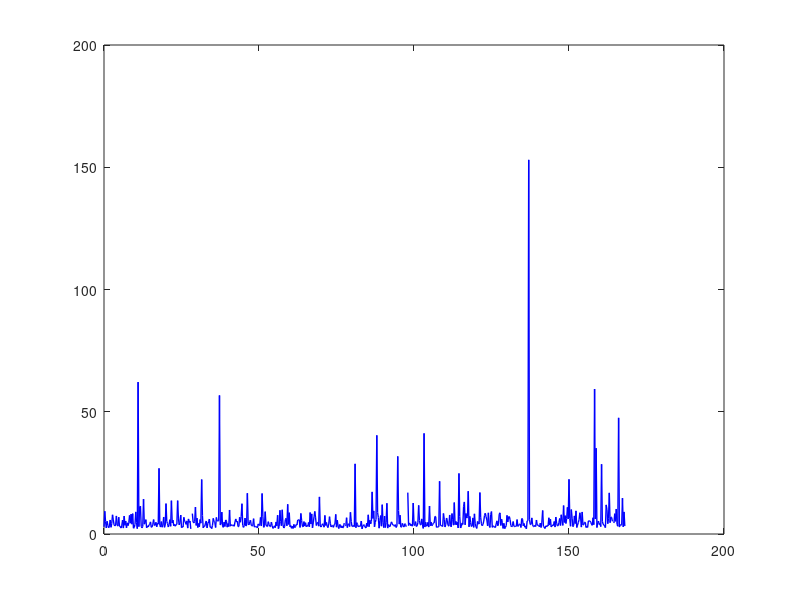

Reproduce this figure in MATLAB. (Note: this script raises an error after producing the figure.)
%% TFG - SIMULACIÓN DE PDOP CON CAVIDAD ANTI-JAMMING (MÁSCARA Variable)
clc; clear; close all;

% --- 1. CONFIGURACIÓN DEL ESCENARIO ---
lat_rx = 57.5;      % Latitud Báltico
lon_rx = 19.5;      % Longitud Báltico

% Máscara física impuesta por el cilindro según tu diseño, podemos
% establecer cualquier valor para analizar
mascara_cavidad = 30; 
fprintf('La cavidad cilíndrica impone una máscara física de %.1f grados.\n', mascara_cavidad);

% Tiempo: 1 semana en pasos de 15 min
paso_s = 900; 
dias = 7;
t_semana = 0 : paso_s : (dias * 24 * 3600);
num_pasos = length(t_semana);

% Matrices para guardar históricos
PDOP_historico = zeros(1, num_pasos);
Sats_Visibles_historico = zeros(1, num_pasos);

% --- 2. BUCLE TEMPORAL ---
for i = 1:num_pasos
    
    % =====================================================================
    % ZONA DE TUS FUNCIONES REALES (YUMA + IS-GPS-200)
    % Aquí deberías llamar a tus funciones de tu estudio anterior.
    %
    % [sat_x, sat_y, sat_z] = propagar_orbitas(constelacion, t_semana(i));
    % [az_todos, el_todos] = ecef2azel(sat_x, sat_y, sat_z, lat_rx, lon_rx, 0);
    % =====================================================================
    
    % --- INICIO BLOQUE SIMULADO (Borrar cuando uses tus funciones reales) ---
    % Simulamos que la constelación tiene 12 satélites sobre nuestro hemisferio
    num_sats_cielo = 12;
    az_todos = rand(1, num_sats_cielo) * 360; 
    el_todos = rand(1, num_sats_cielo) * 90; % Elevaciones entre 0 y 90 grados
    % --- FIN BLOQUE SIMULADO ---
    
    % --- 3. EL FILTRO CRÍTICO (El efecto del Cilindro) ---
    % Solo pasan los satélites cuya elevación supera los 27º
    idx_visibles = find(el_todos >= mascara_cavidad);
    
    az_visibles = az_todos(idx_visibles);
    el_visibles = el_todos(idx_visibles);
    
    Sats_Visibles_historico(i) = length(az_visibles);
    
    % --- 4. CONSTRUIR MATRIZ H Y CALCULAR PDOP ---
    if length(az_visibles) >= 4 
        H = zeros(length(az_visibles), 4);
        for s = 1:length(az_visibles)
            az_rad = deg2rad(az_visibles(s));
            el_rad = deg2rad(el_visibles(s));
            H(s, 1) = -cos(el_rad) * sin(az_rad);
            H(s, 2) = -cos(el_rad) * cos(az_rad);
            H(s, 3) = -sin(el_rad);
            H(s, 4) = 1;
        end
        
        Q = inv(H' * H);
        PDOP_historico(i) = sqrt(Q(1,1) + Q(2,2) + Q(3,3));
    else
        PDOP_historico(i) = NaN; % Pérdida de servicio (menos de 4 satélites)
    end
end

% --- 5. VISUALIZACIÓN ---
PDOP_medio = mean(PDOP_historico, 'omitnan');
Sats_medios = mean(Sats_Visibles_historico);

fprintf('=== RESULTADOS CON MÁSCARA %.fº ===\n', mascara_cavidad);
fprintf('Satélites medios visibles: %.1f\n', Sats_medios);
fprintf('PDOP Medio: %.2f\n', PDOP_medio);

figure('Color', 'w', 'Position', [100 100 900 400]);
plot(t_semana / 3600, PDOP_historico, 'b-', 'LineWidth', 1);
hold on;
yline(PDOP_medio, 'r-', 'LineWidth', 2, 'Label', sprintf('PDOP Medio: %.2f', PDOP_medio));
grid on;
title(sprintf('Evolución Semanal del PDOP con Cavidad Anti-Jamming (Máscara %dº)', mascara_cavidad), 'FontSize', 12);
xlabel('Tiempo (Horas)', 'FontSize', 11);
ylabel('Valor PDOP', 'FontSize', 11);
ylim([0 15]); % Límite visual para que no se dispare si hay picos
xlim([0 24*dias]);
